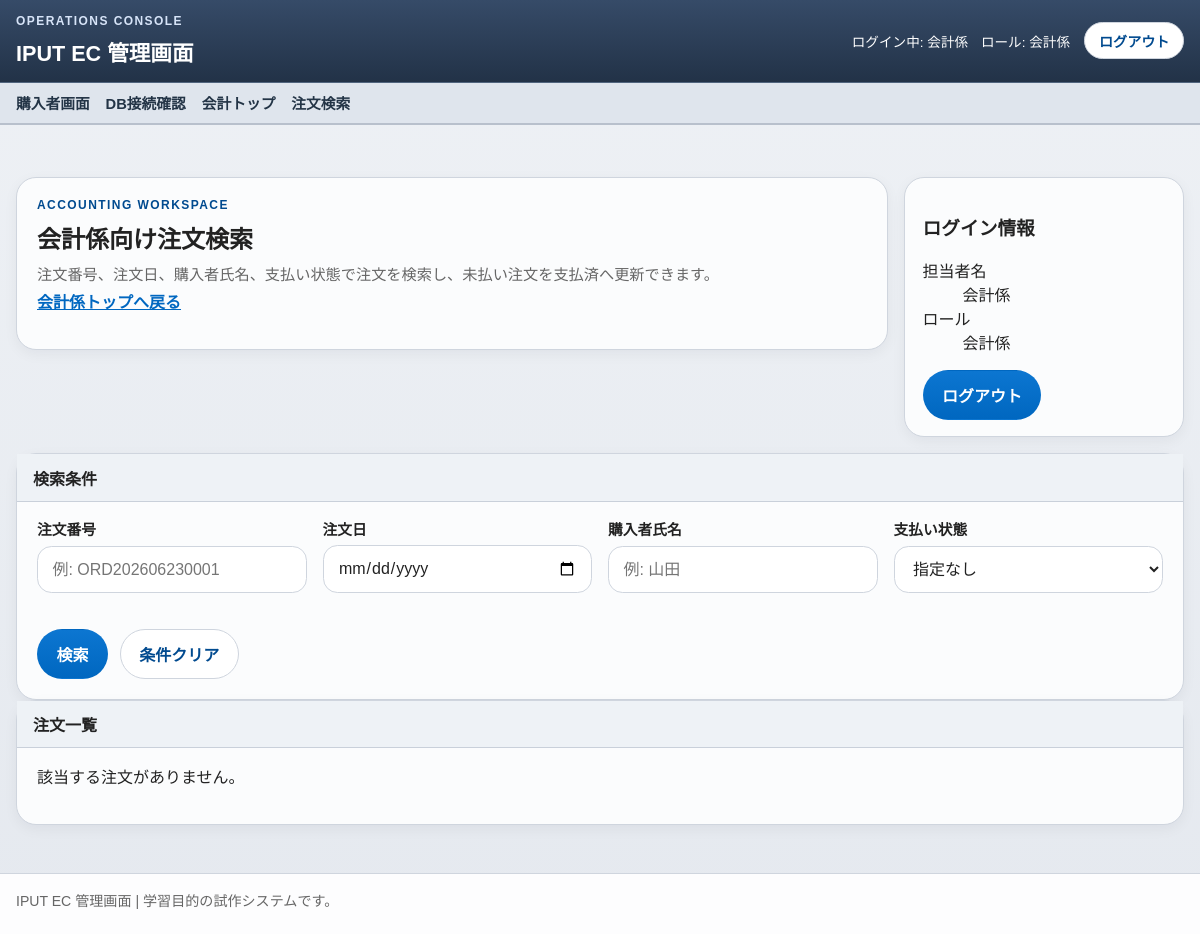
Page /staff/accountant/orders (signed in) on the earlier database version.
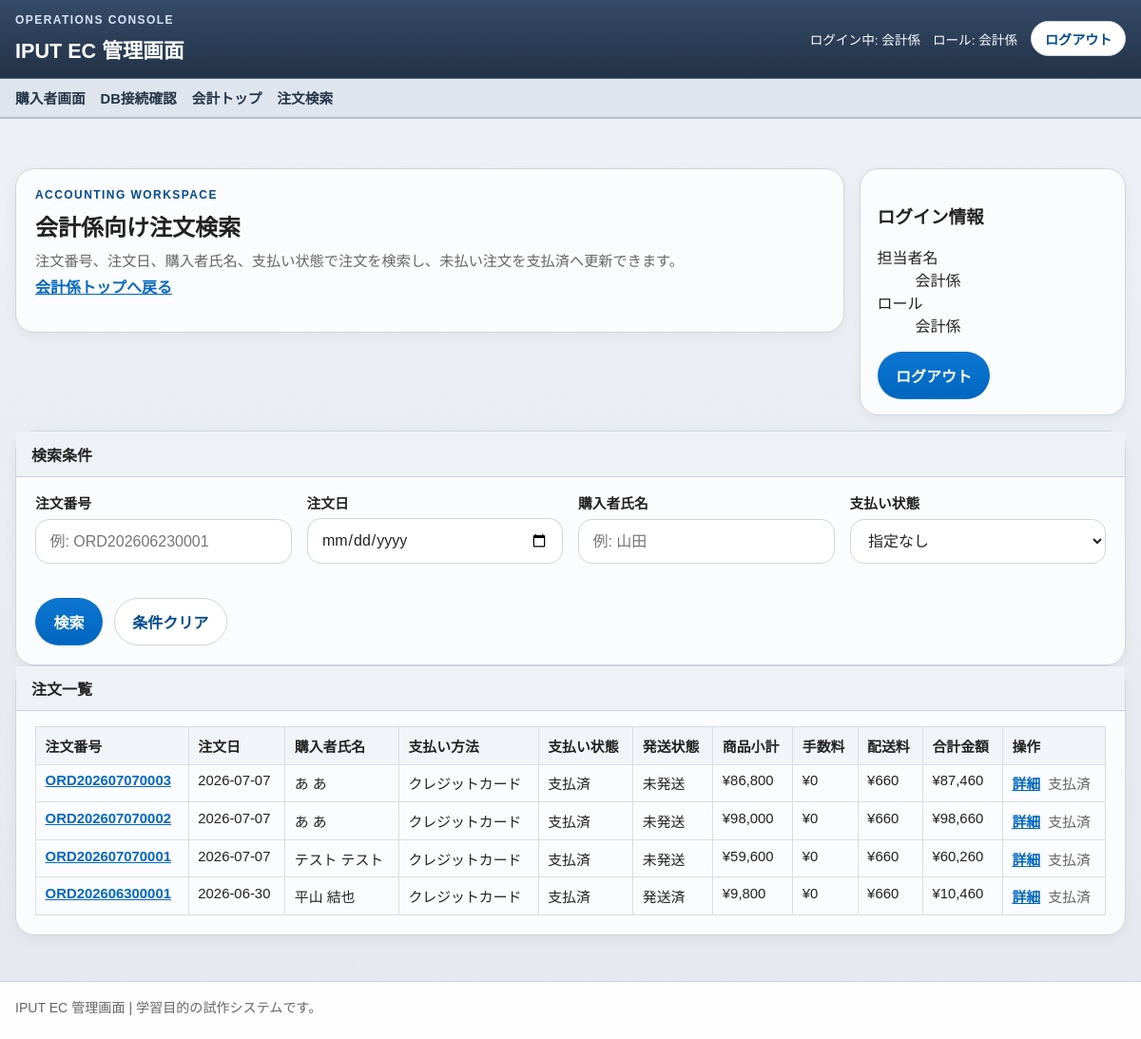
Same page on the later database version.
### tables this page shows
CREATE TABLE orders (
    id INTEGER PRIMARY KEY AUTOINCREMENT,
    order_no TEXT NOT NULL UNIQUE,
    order_date TEXT NOT NULL,
    customer_name TEXT NOT NULL,
    customer_address TEXT NOT NULL,
    customer_contact TEXT NOT NULL,
    order_type TEXT NOT NULL CHECK (order_type IN ('phone_fax', 'online')),
    payment_method TEXT NOT NULL CHECK (payment_method IN ('bank', 'convenience', 'cod', 'credit')),
    payment_status TEXT NOT NULL CHECK (payment_status IN ('unpaid', 'paid')),
    shipping_status TEXT NOT NULL CHECK (shipping_status IN ('unshipped', 'shipped')),
    subtotal INTEGER NOT NULL DEFAULT 0,
    fee INTEGER NOT NULL DEFAULT 0,
    shipping_fee INTEGER NOT NULL DEFAULT 0,
    total_amount INTEGER NOT NULL DEFAULT 0,
    created_at TEXT NOT NULL DEFAULT CURRENT_TIMESTAMP,
    updated_at TEXT NOT NULL DEFAULT CURRENT_TIMESTAMP
);

### app/Views/staff/accounting_orders.php (the view, shortened to what the changed rows need)
<section class="staff-hero">
    <div class="panel">
        <h2>会計係向け注文検索</h2>
    </div>
</section>
<section class="panel">
    <div class="panel-heading-bar">
        <h3>注文一覧</h3>
    </div>
    <?php if ($orders === []): ?>
        <p class="empty-state">該当する注文がありません。</p>
    <?php else: ?>
        <div class="table-wrap">
            <table class="data-table">
                <thead>
                    <tr>
                        <th>注文番号</th>
                        <th>注文日</th>
                        <th>購入者氏名</th>
                        <th>支払い方法</th>
                        <th>支払い状態</th>
                        <th>発送状態</th>
                        <th>商品小計</th>
                        <th>手数料</th>
                        <th>配送料</th>
                        <th>合計金額</th>
                        <th>操作</th>
                    </tr>
                </thead>
                <tbody>
                    <?php foreach ($orders as $order): ?>
                        <tr>
                            <td><a class="text-link" href="/staff/accountant/orders/<?= e((string) $order['order_no']) ?>"><?= e((string) $order['order_no']) ?></a></td>
                            <td><?= e(substr((string) $order['order_date'], 0, 10)) ?></td>
                            <td><?= e((string) $order['customer_name']) ?></td>
                            <td><?= e((string) $order['payment_method_label']) ?></td>
                            <td><?= e((string) $order['payment_status_label']) ?></td>
                            <td><?= e((string) $order['shipping_status_label']) ?></td>
                            <td>¥<?= number_format((int) $order['subtotal']) ?></td>
                            <td>¥<?= number_format((int) $order['fee']) ?></td>
                            <td>¥<?= number_format((int) $order['shipping_fee']) ?></td>
                            <td>¥<?= number_format((int) $order['total_amount']) ?></td>
                            <td>
                                <div class="inline-actions">
                                    <a class="text-link" href="/staff/accountant/orders/<?= e((string) $order['order_no']) ?>">詳細</a>
                                    <?php if (!empty($order['can_update_payment'])): ?>
                                        <form method="post" action="/staff/accountant/orders/<?= e((string) $order['order_no']) ?>/payment">
                                            <input type="hidden" name="_csrf" value="<?= e((string) $csrfToken) ?>">
                                            <button class="button-link button-submit button-small" type="submit">支払済へ更新</button>
                                        </form>
                                    <?php else: ?>
                                        <span class="status-muted"><?= e((string) $order['payment_status_label']) ?></span>
                                    <?php endif; ?>
                                </div>
                            </td>
                        </tr>
                    <?php endforeach; ?>
                </tbody>
            </table>
        </div>
    <?php endif; ?>
</section>

### app/Views/layouts/header.php (shortened to what the changed rows need)
<?php
$adminApplicationName = (string) config('app.admin_name', 'IPUT EC 管理画面');
$authUser = $_SESSION['auth'] ?? null;
$currentPath = current_path();
$isAdminArea = $currentPath === '/login' || str_starts_with($currentPath, '/staff');
$isCustomerArea = !$isAdminArea;
$bodyClass = $isAdminArea ? 'admin-shell admin-page' : 'customer-shell public-page';
$serviceName = (string) config('app.customer_ui.service_name', 'IPUT EC');
$shippingCopy = (string) config('app.customer_ui.shipping_copy', '');
$searchQuery = trim((string) ($_GET['name'] ?? ''));
$selectedCategory = trim((string) ($_GET['category'] ?? ''));
$headerCategoryOptions = isset($categoryOptions) && is_array($categoryOptions) ? array_slice($categoryOptions, 0, 16) : [];
$favoriteCount = 0;
$customerUtilityLinks = [
    ['label' => sprintf('お気に入り商品%s', $favoriteCount > 0 ? ' (' . $favoriteCount . ')' : ''), 'url' => '/favorites', 'icon' => 'heart'],
    ['label' => 'サイトマップ', 'url' => '/sitemap', 'icon' => 'map'],
    ['label' => '店舗のご案内', 'url' => '/stores', 'icon' => 'store'],
];
$cartCount = 0;
$currentRole = (string) (($authUser['role'] ?? ''));
$adminMenu = [
    'receptionist' => [
        ['label' => '受付トップ', 'url' => '/staff/receptionist'],
        ['label' => '注文登録', 'url' => '/staff/receptionist/orders/new'],
        ['label' => '商品検索', 'url' => '/staff/receptionist/products'],
        ['label' => '注文確認', 'url' => '/staff/receptionist/orders'],
    ],
    'accountant' => [
        ['label' => '会計トップ', 'url' => '/staff/accountant'],
        ['label' => '注文検索', 'url' => '/staff/accountant/orders'],
    ],
    'shipper' => [
        ['label' => '発送トップ', 'url' => '/staff/shipper'],
        ['label' => '未発送一覧', 'url' => '/staff/shipper/orders'],
    ],
];
?>
<!DOCTYPE html>
<html lang="ja">
<head>
    <link rel="stylesheet" href="/assets/css/style.css">
</head>
<body class="<?= e($bodyClass) ?>">
<?php if ($isCustomerArea): ?>
    <header class="site-header customer-header">
        <div class="customer-utility-bar">
            <div class="container customer-utility-inner">
                <nav class="customer-utility-links" aria-label="補助メニュー">
                    <?php foreach ($customerUtilityLinks as $link): ?>
                        <?php $isFavoriteUtilityLink = (string) $link['url'] === '/favorites'; ?>
                        <a href="<?= e((string) $link['url']) ?>" <?= $isFavoriteUtilityLink ? 'data-favorite-link' : '' ?>>
                            <i data-lucide="<?= e((string) $link['icon']) ?>" aria-hidden="true"></i>
                            <span <?= $isFavoriteUtilityLink ? 'data-favorite-label' : '' ?>><?= e((string) $link['label']) ?></span>
                        </a>
                    <?php endforeach; ?>
                </nav>
                <div class="customer-utility-status">
                    <span><?= e($shippingCopy) ?></span>
                </div>
            </div>
        </div>
        <div class="customer-search-row">
            <div class="container customer-search-inner">
                <a class="customer-brand-link" href="/">
                    <strong><?= e($serviceName) ?></strong>
                </a>
                <form class="customer-search-form" method="get" action="/products" role="search">
                    <label class="sr-only" for="header-category">カテゴリ</label>
                    <select id="header-category" name="category" class="customer-search-category">
                        <option value="">カテゴリ</option>
                        <?php foreach ($headerCategoryOptions as $category): ?>
                            <option value="<?= e((string) $category['value']) ?>" <?= $selectedCategory === (string) $category['value'] ? 'selected' : '' ?>>
                                <?= e((string) $category['value']) ?>
                            </option>
                        <?php endforeach; ?>
                    </select>
                    <label class="sr-only" for="global-search">商品検索</label>
                    <input id="global-search" type="text" name="name" value="<?= e($searchQuery) ?>" placeholder="ここにキーワードを入力">
                    <button class="button-link button-submit" type="submit">
                        <i data-lucide="search" aria-hidden="true"></i>
                        検索
                    </button>
                </form>
                <a class="customer-cart-link" href="/cart">
                    <i data-lucide="shopping-cart" aria-hidden="true"></i>
                    <span>カート</span>
                    <strong><?= e((string) $cartCount) ?></strong>
                </a>
            </div>
        </div>
        <div class="customer-nav-wrap">
            <div class="container customer-nav-inner">
                <nav class="site-nav customer-nav" aria-label="主要メニュー">
                    <a href="/"><i data-lucide="home" aria-hidden="true"></i>トップ</a>
                    <a href="/products"><i data-lucide="grid-3x3" aria-hidden="true"></i>商品一覧</a>
                    <a href="/cart"><i data-lucide="shopping-cart" aria-hidden="true"></i>カート</a>
                    <a href="/checkout"><i data-lucide="clipboard-check" aria-hidden="true"></i>ご注文手続き</a>
                </nav>
                <p class="customer-speed-copy">日本全国スピードお届け実施中</p>
            </div>
        </div>
    </header>
<?php else: ?>
    <header class="site-header admin-header">
        <div class="admin-header-top">
            <div class="container admin-header-top-inner">
                <div class="admin-brand-block">
                    <h1><?= e($adminApplicationName) ?></h1>
                </div>
            </div>
        </div>
        <div class="admin-header-nav-wrap">
            <div class="container">
                <nav class="site-nav admin-nav" aria-label="業務メニュー">
                    <a href="/">購入者画面</a>
                    <a href="/system/db-check">DB接続確認</a>
                    <?php foreach (($adminMenu[$currentRole] ?? []) as $menuItem): ?>
                        <a href="<?= e((string) $menuItem['url']) ?>"><?= e((string) $menuItem['label']) ?></a>
                    <?php endforeach; ?>
                </nav>
            </div>
        </div>
    </header>
<?php endif; ?>
<main class="container page-content">

Differences in the rows shown:
added orders: order_no "ORD202607070003", order_date "2026-07-07", customer_name "あ あ", payment_method_label "クレジットカード", payment_status_label "支払済", shipping_status_label "未発送", subtotal "86,800", fee "0", shipping_fee "660", total_amount "87,460"
added orders: order_no "ORD202607070002", order_date "2026-07-07", customer_name "あ あ", payment_method_label "クレジットカード", payment_status_label "支払済", shipping_status_label "未発送", subtotal "98,000", fee "0", shipping_fee "660", total_amount "98,660"
added orders: order_no "ORD202607070001", order_date "2026-07-07", customer_name "テスト テスト", payment_method_label "クレジットカード", payment_status_label "支払済", shipping_status_label "未発送", subtotal "59,600", fee "0", shipping_fee "660", total_amount "60,260"
added orders: order_no "ORD202606300001", order_date "2026-06-30", customer_name "平山 結也", payment_method_label "クレジットカード", payment_status_label "支払済", shipping_status_label "発送済", subtotal "9,800", fee "0", shipping_fee "660", total_amount "10,460"
Other differences:
text no longer shown: "該当する注文がありません。"
text now shown: "注文番号 注文日 購入者氏名 支払い方法 支払い状態 発送状態 商品小計 手数料 配送料 合計金額 操作"
